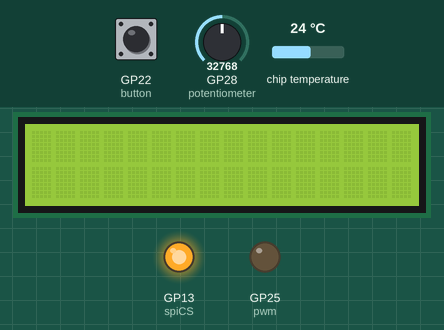
The program below on a simulated Raspberry Pi Pico running MicroPython. Shown: 16×2 character LCD, output pins drawn as LEDs (lit = HIGH). The test bench sets the inputs (shaded band); at power-on: GP22 (button) LOW, GP28 (potentiometer) = 32768, chip temperature 24 °C (analog values on the 0–65535 scale). The clock reads 2024-03-15 10:24:30 at power-on unless the program sets it; files the program writes start out absent; threads take turns every 2 ms; library files of the repository ran but are not shown: lcd_api.py, pico_i2c_lcd.py; what the program prints to the serial console is not drawn.

Above: at 1.2 s.
1.3 s: GP22 (button) pulled HIGH for 0.15 s
At 3.0 s:
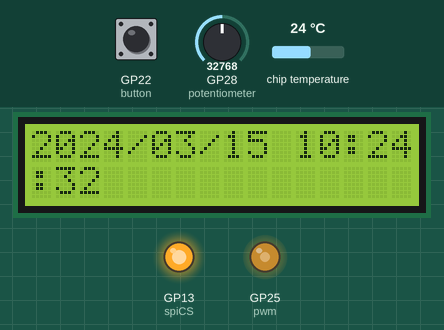
4.4 s: GP28 (potentiometer) set to 7864
At 6.2 s:
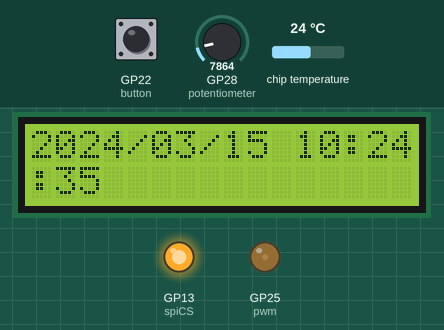
7.4 s: GP28 (potentiometer) set to 45874
At 8.7 s:
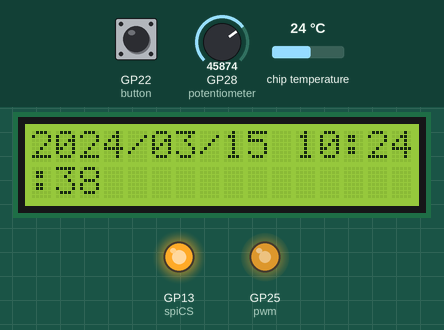
10.4 s: GP28 (potentiometer) set to 57670
At 12.2 s:
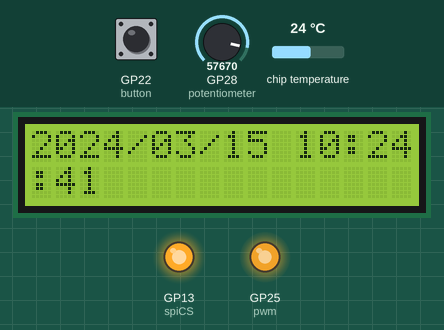
Timing chart, 0 to 13.7 s (numbered marks = the images above; inputs shaded):
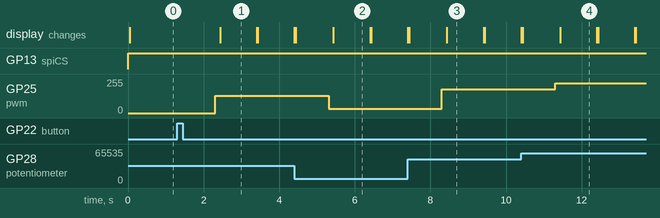

Measured:
- after the input at 1.3 s, GP25 (pwm): 0/255 → 128/255 after 1.0 s; the display: changes after 1.1 s (image 1)
- after the input at 4.4 s, GP25 (pwm): 128/255 → 31/255 after 0.90 s
- after the input at 7.4 s, GP25 (pwm): 31/255 → 178/255 after 0.90 s
- after the input at 10.4 s, GP25 (pwm): 178/255 → 224/255 after 0.90 s
- what the display in image 1 shows lasts 1.0 s, from 2.4 s to 3.4 s

The program:

all_in_one_example.py
```python
import machine
import os
import errno
import time
import math
import _thread
import sdcard  # oficial driver from MicroPython project but not built-in, so need to added by programmer inside 'lib' folder.
from lcd_api import LcdApi  # module not built-in MicroPython, added by the programmer, inside 'lib' folder.
from pico_i2c_lcd import I2cLcd  # module not built-in MicroPython, added by the programmer, inside 'lib' folder.


# GPIO definitons

# GP00 - GP01 - UART
uart0 = machine.UART(0, baudrate=9600, tx=machine.Pin(0), rx=machine.Pin(1))
# GP02
# GP03
# GP04 - GP05 - UART
uart1 = machine.UART(1, baudrate=9600, tx=machine.Pin(4), rx=machine.Pin(5))
# GP06
# GP07
# GP08 - GP09 - I2C
i2c = machine.I2C(0, scl=machine.Pin(9), sda=machine.Pin(8), freq=400000)
# GP10
# GP11
# GP12 - GP13 - GP14 - GP15 - SPI
spi = machine.SPI(1, sck=machine.Pin(14), mosi=machine.Pin(15), miso=machine.Pin(12))
spiCS = machine.Pin(13, mode=machine.Pin.OUT, value=1)  # Chip selection starting with value 1 wich means SPI communication deactivated.
# GP16
# GP17
# GP18
# GP19
# GP20
# GP21
# GP22 - INPUT - tactile push-button
button = machine.Pin(22, machine.Pin.IN, machine.Pin.PULL_DOWN)
# GP23 - OUTPUT - RP2040 on-board SMPS power save pin control
# GP24 - INPUT - RP2040 VBUS sense (High if VBUS is present)
# GP25 - PWM - RP2040 on-board LED
pwm = machine.PWM(machine.Pin(25))
# GP26
# GP27
# GP28 - ADC - pontetiometer
potentiometer = machine.ADC(machine.Pin(28))
# GP29 - ADC - RP2040 ADC3 used to measure VSYS/3
# GP?? - ADC 4 - RP2040 on-board temperature sensor
onBoardTemperatureSens = machine.ADC(4)  # ADC channel 4 is dedicated to on-board temperature sensor built-in RP2040


# Global definitions

## Main recurrent call
mainRunning = False
virtualTimer = machine.Timer(-1)  # id -1 construct a virtual timer.
## Multicore
multicoreActive = False
semaphore = _thread.allocate_lock()  # lock definition to avoid running conflicts from multicore threads.
## I2C - LCD
I2C_ADDR     = 0x27  # i2c device address in hexadecimal.
I2C_NUM_ROWS = 2  # lcd display number of rows.
I2C_NUM_COLS = 16  # lcd display number of columns.
lcd = I2cLcd(i2c, I2C_ADDR, I2C_NUM_ROWS, I2C_NUM_COLS)  # display lcd with i2c conversion module definition.
## PWM
pwm.freq(1000)  # define as global if only one setup is necessary, avoiding repeating setups in loop.
## SPI - SD Card
sd = sdcard.SDCard(spi, spiCS)  # SD card object definition.
vfs = os.VfsFat(sd)  # file system FAT definition as the SD card is formatted as FAT32.
print("SD Card Size: {} MB".format(sd.sectors/2048))  # checking the access to the sd card by looking for its size.


# Function declarations

def startStop(pin):
    """Called by and interruption handler triggered by the 'pin' passed as argument, this function initialize/deinitizalize a timer that recurrently calls the main function.

    A timer repeatedly calling the main function is a better solution than an infinite main loop, as the classic while loop that is always true for example. This is because through a timer, the serial communication through USB, including the python REPL remains available between calls to the main function, which does not happen when having an infinite loop, which prevents sending a reset signal for example. When there is a file named 'main.py', which automatically executes when the board is powered up, and it contains an infinite main loop, it is impossible to intentionally stop the loop execution to download a new software version, for example, it ends up being necessary to format the board. Using timer for recurring call, a command like Ctrl+C via REPL or through an IDE, stops the software and allow modifications and testing."""

    global mainRunning  # because mainRunning is assigned inside this function, its considered local by default, so if you want to use the global variable, explicit it.
    if mainRunning:
        virtualTimer.deinit()  # stops Timer that calls main function
        mainRunning = not(mainRunning)  # change from True to False
        try:  # safe exit
            os.umount("/sd_root")
        except:
            pass
    else:
        virtualTimer.init(period=1000, callback=main)  # set a Timer for periodic calling main function, acting like a main loop.
        mainRunning = not(mainRunning)  # change from False to True

def convUIntToV(uIntValue, bits=16, vRef=3.3):
    """Convert the unsigned integer value read by an ADC GPIO, which reads a maximum 'bits' size value to a maximum 'vRef' voltage,
    to a voltage value to be used in another conversion, for example, for temperature based on the temperature sensor parameters."""
    return uIntValue * (vRef / ((math.pow(2, bits) - 1)))

def readTemperature():
    """Read the on-board temperature sensor value as unsigned integer 16 bits, convert it to Temperature and print the value."""
    semaphore.acquire()  # in case of multicore enabled, it is important to acquire read/write permission on a shared resource/variable between cores.
    digitalTemperature = onBoardTemperatureSens.read_u16()  # get ADC actual reading in u16 bits
    voltageTemperature = convUIntToV(digitalTemperature)  # convert u16 to voltage, based on the board's reference voltage and ADC's bits resolution.
    Temperature = 27 - (voltageTemperature - 0.706)/0.001721  # convert voltage in temperature based on sensor parameters. Vbe = 0.706V
    print("Board temperature: {:.2f}ºC".format(Temperature))
    semaphore.release()  # releases the previously acquired permission to use a resource so that others can use it.


# Main function

def main(timer):

    startTimestamp = time.ticks_us()  # start to measure time of execution.

    ## Multicore
    global multicoreActive  # since multicoreActive value must be retained between main execution, it was made global.
    multicoreActive = not multicoreActive  # one loop with multicore, one loop without multicore.
    if multicoreActive:
        _thread.start_new_thread(readTemperature, ())  # calling a function to be executed in the second core, core1.
    else:
        readTemperature()  # calling a function normally, to be execute in the main core, core0.

    ## ADC
    duty = potentiometer.read_u16()  # convertion of analogic data to u16 (0-65535)

    ## PWM
    pwm.duty_u16(duty)  # apply value of dutycycle in u16 (0-65535 -> 0-100%)

    ## UART
    ### UART1 - SEND
    txData = b'hello world via UART\n\r'  # data to send
    uart1.write(txData)  # load data into transmit register and send it (parallel in - serial out)
    time.sleep(0.1)  # wait for data to be sent
    ### UART0 - RECEIVE
    rxData = bytes()  # because UART.read returns a bytes object
    while uart0.any() > 0:  # UART.any() returns the number of characters available to read.
        rxData += uart0.read(1)  # load 1 byte into receiver register and return it (serial in - parallel out)
    #rxData = uart0.readline()  # read until the CR (\r) and NL (\n) characters.
    print(rxData.decode('utf-8', 'ignore'))  # decode bytes into utf-8 string ignoring invalid convertions

    ## I2C - LCD
    """for examples of the I2C communication specifically, check the file 'pico_i2c_lcd.py' from 'lib' folder."""
    lcd.clear()  # clear the LCD display printed informations.
    localTime = time.localtime()  # get the actual timestamp.
    lcd.putstr("{year:>04d}/{month:>02d}/{day:>02d} {HH:>02d}:{MM:>02d}:{SS:>02d}".format(
        year=localTime[0], month=localTime[1], day=localTime[2],
        HH=localTime[3], MM=localTime[4], SS=localTime[5]))  # print timestamp in the LCD display.

    ## SPI - SD Card
    """for examples of the SPI communication specifically, check the file 'sdcard.py' from 'lib' folder."""
    dataToLog = str("{year:>04d}/{month:>02d}/{day:>02d} {HH:>02d}:{MM:>02d}:{SS:>02d} - ADC and PWM duty value: {duty}\n".format(
        year=localTime[0], month=localTime[1], day=localTime[2], HH=localTime[3], MM=localTime[4], SS=localTime[5], duty=duty))
    fileName = "/sd_root/ADC_log.txt"  # name of the file to be created/appended

    try:  # try to mount the file system to have access to the SD card by the 'os' library as folder.
        os.mount(vfs, "/sd_root")
    except OSError as e:
        if e.errno == errno.EPERM:  # check if an specific error raised.
            print("Operation not permitted. Is possible that the file sys is already mounted.")
        raise e  # raise the error anyway after printing more about it.
    print("SD card root have the following files: ", os.listdir("/sd_root"))

    with open(fileName, "a") as f:  # open as 'a' to append data, open as 'w' to truncate data.
        bytesWritten = f.write(dataToLog)  # write and returns an integer quantity of bytes written
        print(bytesWritten, "bytes written")
    with open(fileName, "r") as f:
        result = f.read()
        print(len(result), "bytes read")

    try: # try to unmount the file system to be safe to remove the SD card without damages.
        os.umount("/sd_root")  # always unmount when finished using files because any connection problem while mounted can damage the hardware.
    except OSError as e:
        if e.errno == errno.EINVAL:  # check if an specific error raised.
            print("Invalid argument. Is possible that the file sys is already unmounted.")
        raise e  # raise the error anyway after printing more about it.

    ## Measuring execution time
    execTimestamp = time.ticks_diff(time.ticks_us(), startTimestamp)  # execution time is the actual (at the end) timestamp minus the startTimestamp.
    print("Execution time with Multicore = {}: {}us".format(multicoreActive, execTimestamp))


# Main function recurring call

## IRQ
button.irq(handler=startStop, trigger=machine.Pin.IRQ_RISING)  # call function handler when trigger state is active in the Pin defined in button.
```
